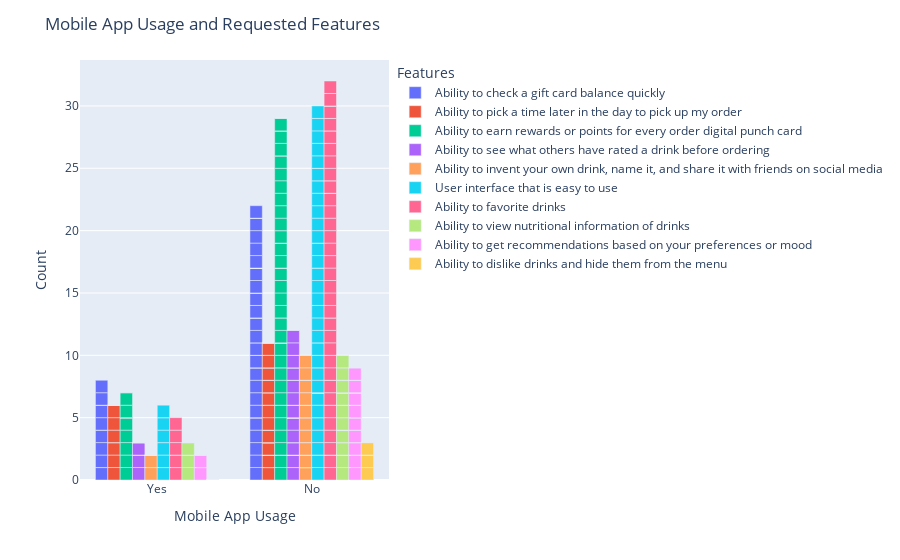
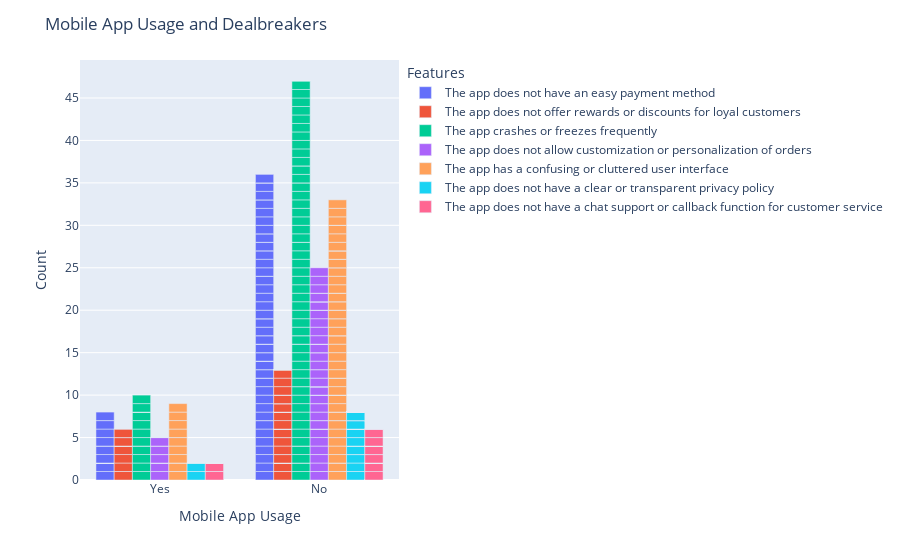

Here is the notebook cell these charts were saved with, in order:
### Code cell
# interactively plot the features grouped by mobile app usage
import plotly.express as px

fig = px.bar(featuremobile, x="is_mobile_user", y=featuremobile.columns[1:], barmode="group")
fig.update_layout(xaxis_title="Mobile App Usage", yaxis_title="Count")
fig.update_layout(title_text='Mobile App Usage and Requested Features')
fig.update_layout(legend_title_text='Features')
fig.show()


fig = px.bar(dealbreakerbymobile, x="is_mobile_user", y=dealbreakerbymobile.columns[1:], barmode="group")
fig.update_layout(xaxis_title="Mobile App Usage", yaxis_title="Count")
fig.update_layout(title_text='Mobile App Usage and Dealbreakers')
fig.update_layout(legend_title_text='Features')
fig.show()

# show the features as a percentage of the total for mobile app users

### Figure 1 — Plotly figure (JSON) as saved in the notebook; plotly's stock layout.template omitted (floating-point values rounded to 4 significant figures)
{"data": [{"alignmentgroup": "True", "hovertemplate": "variable=Ability to check a gift card balance quickly<br>is_mobile_user=%{x}<br>value=%{y}<extra></extra>", "legendgroup": "Ability to check a gift card balance quickly", "marker": {"color": "#636efa", "pattern": {"shape": ""}}, "name": "Ability to check a gift card balance quickly", "offsetgroup": "Ability to check a gift card balance quickly", "orientation": "v", "showlegend": true, "textposition": "auto", "type": "bar", "x": ["Yes", "Yes", "Yes", "No", "No", "No", "No", "No", "No", "No", "No", "No", "Yes", "No", "No", "Yes", "No", "No", "Yes", "No", "No", "No", "No", "Yes", "No", "No", "No", "No", "No", "Yes", "No", "Yes", "No", "No", "No", "Yes", "No", "No", "No", "No", "No", "Yes", "No", "No", "No", "No", "No", "No", "Yes", "No", "No", "No", "Yes", "No", "No", "No", "No", "No", "No", "Yes", "No", "No", "No", "No", "No", "No", "No", "No", "No", "No"], "xaxis": "x", "y": [1, 0, 0, 0, 1, 1, 1, 1, 1, 0, 0, 0, 0, 0, 0, 1, 1, 1, 1, 1, 1, 0, 0, 1, 0, 1, 0, 0, 0, 0, 1, 1, 0, 1, 1, 1, 0, 0, 0, 1, 0, 0, 1, 0, 0, 0, 1, 0, 0, 1, 0, 0, 1, 0, 0, 0, 0, 0, 0, 1, 1, 1, 1, 1, 0, 0, 0, 0, 0, 1], "yaxis": "y"}, {"alignmentgroup": "True", "hovertemplate": "variable=Ability to pick a time later in the day to pick up my order<br>is_mobile_user=%{x}<br>value=%{y}<extra></extra>", "legendgroup": "Ability to pick a time later in the day to pick up my order", "marker": {"color": "#EF553B", "pattern": {"shape": ""}}, "name": "Ability to pick a time later in the day to pick up my order", "offsetgroup": "Ability to pick a time later in the day to pick up my order", "orientation": "v", "showlegend": true, "textposition": "auto", "type": "bar", "x": ["Yes", "Yes", "Yes", "No", "No", "No", "No", "No", "No", "No", "No", "No", "Yes", "No", "No", "Yes", "No", "No", "Yes", "No", "No", "No", "No", "Yes", "No", "No", "No", "No", "No", "Yes", "No", "Yes", "No", "No", "No", "Yes", "No", "No", "No", "No", "No", "Yes", "No", "No", "No", "No", "No", "No", "Yes", "No", "No", "No", "Yes", "No", "No", "No", "No", "No", "No", "Yes", "No", "No", "No", "No", "No", "No", "No", "No", "No", "No"], "xaxis": "x", "y": [1, 0, 1, 0, 1, 0, 0, 0, 0, 0, 0, 0, 1, 0, 1, 0, 0, 0, 0, 0, 0, 0, 0, 0, 0, 0, 0, 1, 0, 1, 0, 1, 0, 0, 0, 1, 0, 0, 0, 0, 1, 0, 0, 0, 1, 1, 0, 1, 0, 0, 0, 1, 0, 0, 0, 0, 1, 0, 0, 0, 0, 1, 0, 1, 0, 0, 0, 0, 0, 0], "yaxis": "y"}, {"alignmentgroup": "True", "hovertemplate": "variable=Ability to earn rewards or points for every order digital punch card<br>is_mobile_user=%{x}<br>value=%{y}<extra></extra>", "legendgroup": "Ability to earn rewards or points for every order digital punch card", "marker": {"color": "#00cc96", "pattern": {"shape": ""}}, "name": "Ability to earn rewards or points for every order digital punch card", "offsetgroup": "Ability to earn rewards or points for every order digital punch card", "orientation": "v", "showlegend": true, "textposition": "auto", "type": "bar", "x": ["Yes", "Yes", "Yes", "No", "No", "No", "No", "No", "No", "No", "No", "No", "Yes", "No", "No", "Yes", "No", "No", "Yes", "No", "No", "No", "No", "Yes", "No", "No", "No", "No", "No", "Yes", "No", "Yes", "No", "No", "No", "Yes", "No", "No", "No", "No", "No", "Yes", "No", "No", "No", "No", "No", "No", "Yes", "No", "No", "No", "Yes", "No", "No", "No", "No", "No", "No", "Yes", "No", "No", "No", "No", "No", "No", "No", "No", "No", "No"], "xaxis": "x", "y": [1, 1, 1, 1, 0, 1, 0, 0, 0, 1, 1, 1, 1, 1, 0, 1, 1, 1, 0, 1, 0, 1, 1, 0, 0, 0, 0, 0, 0, 0, 0, 0, 1, 1, 0, 0, 1, 1, 1, 0, 0, 0, 0, 0, 1, 0, 0, 1, 1, 1, 0, 0, 1, 1, 0, 1, 1, 1, 1, 0, 1, 1, 0, 0, 1, 1, 0, 0, 1, 0], "yaxis": "y"}, {"alignmentgroup": "True", "hovertemplate": "variable=Ability to see what others have rated a drink before ordering<br>is_mobile_user=%{x}<br>value=%{y}<extra></extra>", "legendgroup": "Ability to see what others have rated a drink before ordering", "marker": {"color": "#ab63fa", "pattern": {"shape": ""}}, "name": "Ability to see what others have rated a drink before ordering", "offsetgroup": "Ability to see what others have rated a drink before ordering", "orientation": "v", "showlegend": true, "textposition": "auto", "type": "bar", "x": ["Yes", "Yes", "Yes", "No", "No", "No", "No", "No", "No", "No", "No", "No", "Yes", "No", "No", "Yes", "No", "No", "Yes", "No", "No", "No", "No", "Yes", "No", "No", "No", "No", "No", "Yes", "No", "Yes", "No", "No", "No", "Yes", "No", "No", "No", "No", "No", "Yes", "No", "No", "No", "No", "No", "No", "Yes", "No", "No", "No", "Yes", "No", "No", "No", "No", "No", "No", "Yes", "No", "No", "No", "No", "No", "No", "No", "No", "No", "No"], "xaxis": "x", "y": [0, 1, 1, 0, 0, 0, 1, 0, 0, 1, 0, 0, 0, 0, 0, 0, 0, 0, 1, 0, 0, 1, 0, 0, 0, 0, 0, 1, 1, 0, 0, 0, 0, 0, 0, 0, 0, 0, 0, 0, 0, 0, 0, 0, 0, 1, 0, 0, 0, 0, 1, 1, 0, 0, 0, 0, 0, 1, 0, 0, 0, 0, 1, 0, 0, 0, 0, 1, 1, 0], "yaxis": "y"}, {"alignmentgroup": "True", "hovertemplate": "variable=Ability to invent your own drink, name it, and share it with friends on social media<br>is_mobile_user=%{x}<br>value=%{y}<extra></extra>", "legendgroup": "Ability to invent your own drink, name it, and share it with friends on social media", "marker": {"color": "#FFA15A", "pattern": {"shape": ""}}, "name": "Ability to invent your own drink, name it, and share it with friends on social media", "offsetgroup": "Ability to invent your own drink, name it, and share it with friends on social media", "orientation": "v", "showlegend": true, "textposition": "auto", "type": "bar", "x": ["Yes", "Yes", "Yes", "No", "No", "No", "No", "No", "No", "No", "No", "No", "Yes", "No", "No", "Yes", "No", "No", "Yes", "No", "No", "No", "No", "Yes", "No", "No", "No", "No", "No", "Yes", "No", "Yes", "No", "No", "No", "Yes", "No", "No", "No", "No", "No", "Yes", "No", "No", "No", "No", "No", "No", "Yes", "No", "No", "No", "Yes", "No", "No", "No", "No", "No", "No", "Yes", "No", "No", "No", "No", "No", "No", "No", "No", "No", "No"], "xaxis": "x", "y": [0, 1, 0, 1, 0, 0, 0, 0, 0, 0, 0, 0, 0, 0, 1, 1, 0, 0, 0, 0, 1, 0, 0, 0, 1, 1, 0, 0, 0, 0, 1, 0, 0, 0, 0, 0, 0, 0, 1, 1, 0, 0, 0, 0, 0, 0, 0, 0, 0, 0, 0, 0, 0, 0, 0, 0, 0, 0, 0, 0, 0, 0, 0, 0, 0, 0, 1, 1, 0, 0], "yaxis": "y"}, {"alignmentgroup": "True", "hovertemplate": "variable=User interface that is easy to use<br>is_mobile_user=%{x}<br>value=%{y}<extra></extra>", "legendgroup": "User interface that is easy to use", "marker": {"color": "#19d3f3", "pattern": {"shape": ""}}, "name": "User interface that is easy to use", "offsetgroup": "User interface that is easy to use", "orientation": "v", "showlegend": true, "textposition": "auto", "type": "bar", "x": ["Yes", "Yes", "Yes", "No", "No", "No", "No", "No", "No", "No", "No", "No", "Yes", "No", "No", "Yes", "No", "No", "Yes", "No", "No", "No", "No", "Yes", "No", "No", "No", "No", "No", "Yes", "No", "Yes", "No", "No", "No", "Yes", "No", "No", "No", "No", "No", "Yes", "No", "No", "No", "No", "No", "No", "Yes", "No", "No", "No", "Yes", "No", "No", "No", "No", "No", "No", "Yes", "No", "No", "No", "No", "No", "No", "No", "No", "No", "No"], "xaxis": "x", "y": [0, 0, 0, 1, 1, 0, 1, 1, 1, 0, 1, 1, 1, 0, 0, 0, 0, 0, 0, 0, 0, 0, 1, 0, 1, 0, 1, 0, 0, 1, 0, 1, 1, 0, 1, 0, 1, 1, 0, 0, 0, 1, 0, 1, 1, 1, 0, 1, 1, 1, 0, 1, 0, 1, 1, 1, 1, 0, 1, 1, 0, 0, 0, 1, 1, 1, 1, 0, 0, 1], "yaxis": "y"}, {"alignmentgroup": "True", "hovertemplate": "variable=Ability to favorite drinks<br>is_mobile_user=%{x}<br>value=%{y}<extra></extra>", "legendgroup": "Ability to favorite drinks", "marker": {"color": "#FF6692", "pattern": {"shape": ""}}, "name": "Ability to favorite drinks", "offsetgroup": "Ability to favorite drinks", "orientation": "v", "showlegend": true, "textposition": "auto", "type": "bar", "x": ["Yes", "Yes", "Yes", "No", "No", "No", "No", "No", "No", "No", "No", "No", "Yes", "No", "No", "Yes", "No", "No", "Yes", "No", "No", "No", "No", "Yes", "No", "No", "No", "No", "No", "Yes", "No", "Yes", "No", "No", "No", "Yes", "No", "No", "No", "No", "No", "Yes", "No", "No", "No", "No", "No", "No", "Yes", "No", "No", "No", "Yes", "No", "No", "No", "No", "No", "No", "Yes", "No", "No", "No", "No", "No", "No", "No", "No", "No", "No"], "xaxis": "x", "y": [0, 0, 0, 0, 0, 1, 0, 1, 0, 0, 1, 1, 0, 1, 1, 0, 0, 1, 1, 1, 0, 1, 1, 0, 0, 1, 1, 1, 0, 0, 1, 0, 1, 1, 1, 1, 1, 0, 1, 1, 1, 0, 1, 1, 0, 0, 0, 0, 1, 0, 1, 0, 1, 1, 1, 1, 0, 1, 0, 1, 1, 0, 1, 0, 0, 1, 0, 0, 0, 1], "yaxis": "y"}, {"alignmentgroup": "True", "hovertemplate": "variable=Ability to view nutritional information of drinks<br>is_mobile_user=%{x}<br>value=%{y}<extra></extra>", "legendgroup": "Ability to view nutritional information of drinks", "marker": {"color": "#B6E880", "pattern": {"shape": ""}}, "name": "Ability to view nutritional information of drinks", "offsetgroup": "Ability to view nutritional information of drinks", "orientation": "v", "showlegend": true, "textposition": "auto", "type": "bar", "x": ["Yes", "Yes", "Yes", "No", "No", "No", "No", "No", "No", "No", "No", "No", "Yes", "No", "No", "Yes", "No", "No", "Yes", "No", "No", "No", "No", "Yes", "No", "No", "No", "No", "No", "Yes", "No", "Yes", "No", "No", "No", "Yes", "No", "No", "No", "No", "No", "Yes", "No", "No", "No", "No", "No", "No", "Yes", "No", "No", "No", "Yes", "No", "No", "No", "No", "No", "No", "Yes", "No", "No", "No", "No", "No", "No", "No", "No", "No", "No"], "xaxis": "x", "y": [0, 0, 0, 0, 0, 0, 0, 0, 1, 1, 0, 0, 0, 0, 0, 0, 0, 0, 0, 0, 0, 0, 0, 1, 1, 0, 0, 0, 1, 1, 0, 0, 0, 0, 0, 0, 0, 0, 0, 0, 1, 1, 0, 1, 0, 0, 1, 0, 0, 0, 0, 0, 0, 0, 0, 0, 0, 0, 1, 0, 0, 0, 0, 0, 1, 0, 1, 0, 0, 0], "yaxis": "y"}, {"alignmentgroup": "True", "hovertemplate": "variable=Ability to get recommendations based on your preferences or mood<br>is_mobile_user=%{x}<br>value=%{y}<extra></extra>", "legendgroup": "Ability to get recommendations based on your preferences or mood", "marker": {"color": "#FF97FF", "pattern": {"shape": ""}}, "name": "Ability to get recommendations based on your preferences or mood", "offsetgroup": "Ability to get recommendations based on your preferences or mood", "orientation": "v", "showlegend": true, "textposition": "auto", "type": "bar", "x": ["Yes", "Yes", "Yes", "No", "No", "No", "No", "No", "No", "No", "No", "No", "Yes", "No", "No", "Yes", "No", "No", "Yes", "No", "No", "No", "No", "Yes", "No", "No", "No", "No", "No", "Yes", "No", "Yes", "No", "No", "No", "Yes", "No", "No", "No", "No", "No", "Yes", "No", "No", "No", "No", "No", "No", "Yes", "No", "No", "No", "Yes", "No", "No", "No", "No", "No", "No", "Yes", "No", "No", "No", "No", "No", "No", "No", "No", "No", "No"], "xaxis": "x", "y": [0, 0, 0, 0, 0, 0, 0, 0, 0, 0, 0, 0, 0, 1, 0, 0, 1, 0, 0, 0, 1, 0, 0, 1, 0, 0, 1, 0, 1, 0, 0, 0, 0, 0, 0, 0, 0, 1, 0, 0, 0, 1, 0, 0, 0, 0, 1, 0, 0, 0, 0, 0, 0, 0, 1, 0, 0, 0, 0, 0, 0, 0, 0, 0, 0, 0, 0, 1, 0, 0], "yaxis": "y"}, {"alignmentgroup": "True", "hovertemplate": "variable=Ability to dislike drinks and hide them from the menu<br>is_mobile_user=%{x}<br>value=%{y}<extra></extra>", "legendgroup": "Ability to dislike drinks and hide them from the menu", "marker": {"color": "#FECB52", "pattern": {"shape": ""}}, "name": "Ability to dislike drinks and hide them from the menu", "offsetgroup": "Ability to dislike drinks and hide them from the menu", "orientation": "v", "showlegend": true, "textposition": "auto", "type": "bar", "x": ["Yes", "Yes", "Yes", "No", "No", "No", "No", "No", "No", "No", "No", "No", "Yes", "No", "No", "Yes", "No", "No", "Yes", "No", "No", "No", "No", "Yes", "No", "No", "No", "No", "No", "Yes", "No", "Yes", "No", "No", "No", "Yes", "No", "No", "No", "No", "No", "Yes", "No", "No", "No", "No", "No", "No", "Yes", "No", "No", "No", "Yes", "No", "No", "No", "No", "No", "No", "Yes", "No", "No", "No", "No", "No", "No", "No", "No", "No", "No"], "xaxis": "x", "y": [0, 0, 0, 0, 0, 0, 0, 0, 0, 0, 0, 0, 0, 0, 0, 0, 0, 0, 0, 0, 0, 0, 0, 0, 0, 0, 0, 0, 0, 0, 0, 0, 0, 0, 0, 0, 0, 0, 0, 0, 0, 0, 1, 0, 0, 0, 0, 0, 0, 0, 1, 0, 0, 0, 0, 0, 0, 0, 0, 0, 0, 0, 0, 0, 0, 0, 0, 0, 1, 0], "yaxis": "y"}], "layout": {"barmode": "group", "legend": {"title": {"text": "Features"}, "tracegroupgap": 0}, "margin": {"t": 60}, "title": {"text": "Mobile App Usage and Requested Features"}, "xaxis": {"anchor": "y", "domain": [0, 1], "title": {"text": "Mobile App Usage"}}, "yaxis": {"anchor": "x", "domain": [0, 1], "title": {"text": "Count"}}}}

### Figure 2 — Plotly figure (JSON) as saved in the notebook; plotly's stock layout.template omitted (floating-point values rounded to 4 significant figures)
{"data": [{"alignmentgroup": "True", "hovertemplate": "variable=The app does not have an easy payment method<br>is_mobile_user=%{x}<br>value=%{y}<extra></extra>", "legendgroup": "The app does not have an easy payment method", "marker": {"color": "#636efa", "pattern": {"shape": ""}}, "name": "The app does not have an easy payment method", "offsetgroup": "The app does not have an easy payment method", "orientation": "v", "showlegend": true, "textposition": "auto", "type": "bar", "x": ["Yes", "Yes", "Yes", "No", "No", "No", "No", "No", "No", "No", "No", "No", "Yes", "No", "No", "Yes", "No", "No", "Yes", "No", "No", "No", "No", "Yes", "No", "No", "No", "No", "No", "Yes", "No", "Yes", "No", "No", "No", "Yes", "No", "No", "No", "No", "No", "Yes", "No", "No", "No", "No", "No", "No", "Yes", "No", "No", "No", "Yes", "No", "No", "No", "No", "No", "No", "Yes", "No", "No", "No", "No", "No", "No", "No", "No", "No", "No"], "xaxis": "x", "y": [1, 1, 0, 1, 1, 1, 1, 1, 1, 1, 0, 0, 0, 1, 1, 0, 1, 1, 0, 1, 0, 1, 0, 1, 1, 0, 0, 0, 1, 1, 0, 0, 1, 0, 0, 1, 1, 0, 1, 1, 0, 1, 0, 1, 1, 1, 1, 1, 1, 0, 1, 1, 0, 1, 0, 1, 0, 1, 0, 1, 1, 1, 1, 1, 0, 1, 1, 0, 0, 1], "yaxis": "y"}, {"alignmentgroup": "True", "hovertemplate": "variable=The app does not offer rewards or discounts for loyal customers<br>is_mobile_user=%{x}<br>value=%{y}<extra></extra>", "legendgroup": "The app does not offer rewards or discounts for loyal customers", "marker": {"color": "#EF553B", "pattern": {"shape": ""}}, "name": "The app does not offer rewards or discounts for loyal customers", "offsetgroup": "The app does not offer rewards or discounts for loyal customers", "orientation": "v", "showlegend": true, "textposition": "auto", "type": "bar", "x": ["Yes", "Yes", "Yes", "No", "No", "No", "No", "No", "No", "No", "No", "No", "Yes", "No", "No", "Yes", "No", "No", "Yes", "No", "No", "No", "No", "Yes", "No", "No", "No", "No", "No", "Yes", "No", "Yes", "No", "No", "No", "Yes", "No", "No", "No", "No", "No", "Yes", "No", "No", "No", "No", "No", "No", "Yes", "No", "No", "No", "Yes", "No", "No", "No", "No", "No", "No", "Yes", "No", "No", "No", "No", "No", "No", "No", "No", "No", "No"], "xaxis": "x", "y": [1, 0, 0, 0, 0, 1, 0, 0, 0, 0, 0, 1, 1, 0, 0, 1, 0, 0, 1, 1, 0, 0, 0, 0, 0, 1, 1, 0, 0, 0, 1, 0, 0, 0, 0, 1, 0, 1, 1, 0, 0, 0, 0, 0, 0, 0, 0, 1, 0, 0, 0, 0, 1, 0, 1, 0, 0, 1, 1, 0, 1, 0, 0, 0, 0, 0, 0, 0, 0, 0], "yaxis": "y"}, {"alignmentgroup": "True", "hovertemplate": "variable=The app crashes or freezes frequently<br>is_mobile_user=%{x}<br>value=%{y}<extra></extra>", "legendgroup": "The app crashes or freezes frequently", "marker": {"color": "#00cc96", "pattern": {"shape": ""}}, "name": "The app crashes or freezes frequently", "offsetgroup": "The app crashes or freezes frequently", "orientation": "v", "showlegend": true, "textposition": "auto", "type": "bar", "x": ["Yes", "Yes", "Yes", "No", "No", "No", "No", "No", "No", "No", "No", "No", "Yes", "No", "No", "Yes", "No", "No", "Yes", "No", "No", "No", "No", "Yes", "No", "No", "No", "No", "No", "Yes", "No", "Yes", "No", "No", "No", "Yes", "No", "No", "No", "No", "No", "Yes", "No", "No", "No", "No", "No", "No", "Yes", "No", "No", "No", "Yes", "No", "No", "No", "No", "No", "No", "Yes", "No", "No", "No", "No", "No", "No", "No", "No", "No", "No"], "xaxis": "x", "y": [1, 1, 1, 1, 1, 0, 1, 1, 0, 1, 1, 1, 1, 1, 1, 0, 1, 1, 1, 0, 1, 1, 1, 1, 1, 1, 0, 1, 0, 1, 1, 1, 1, 1, 1, 0, 1, 1, 1, 1, 1, 0, 1, 1, 0, 1, 1, 1, 0, 1, 1, 1, 1, 1, 0, 1, 1, 0, 1, 1, 1, 1, 1, 1, 1, 1, 1, 1, 1, 0], "yaxis": "y"}, {"alignmentgroup": "True", "hovertemplate": "variable=The app does not allow customization or personalization of orders<br>is_mobile_user=%{x}<br>value=%{y}<extra></extra>", "legendgroup": "The app does not allow customization or personalization of orders", "marker": {"color": "#ab63fa", "pattern": {"shape": ""}}, "name": "The app does not allow customization or personalization of orders", "offsetgroup": "The app does not allow customization or personalization of orders", "orientation": "v", "showlegend": true, "textposition": "auto", "type": "bar", "x": ["Yes", "Yes", "Yes", "No", "No", "No", "No", "No", "No", "No", "No", "No", "Yes", "No", "No", "Yes", "No", "No", "Yes", "No", "No", "No", "No", "Yes", "No", "No", "No", "No", "No", "Yes", "No", "Yes", "No", "No", "No", "Yes", "No", "No", "No", "No", "No", "Yes", "No", "No", "No", "No", "No", "No", "Yes", "No", "No", "No", "Yes", "No", "No", "No", "No", "No", "No", "Yes", "No", "No", "No", "No", "No", "No", "No", "No", "No", "No"], "xaxis": "x", "y": [0, 1, 1, 0, 0, 1, 0, 1, 1, 0, 1, 1, 0, 1, 0, 0, 0, 1, 1, 0, 0, 1, 1, 0, 0, 1, 0, 0, 1, 0, 0, 0, 0, 0, 0, 1, 0, 0, 0, 0, 1, 0, 1, 0, 1, 1, 0, 0, 1, 1, 0, 0, 0, 0, 1, 1, 1, 1, 0, 0, 0, 1, 0, 0, 0, 1, 0, 1, 1, 1], "yaxis": "y"}, {"alignmentgroup": "True", "hovertemplate": "variable=The app has a confusing or cluttered user interface<br>is_mobile_user=%{x}<br>value=%{y}<extra></extra>", "legendgroup": "The app has a confusing or cluttered user interface", "marker": {"color": "#FFA15A", "pattern": {"shape": ""}}, "name": "The app has a confusing or cluttered user interface", "offsetgroup": "The app has a confusing or cluttered user interface", "orientation": "v", "showlegend": true, "textposition": "auto", "type": "bar", "x": ["Yes", "Yes", "Yes", "No", "No", "No", "No", "No", "No", "No", "No", "No", "Yes", "No", "No", "Yes", "No", "No", "Yes", "No", "No", "No", "No", "Yes", "No", "No", "No", "No", "No", "Yes", "No", "Yes", "No", "No", "No", "Yes", "No", "No", "No", "No", "No", "Yes", "No", "No", "No", "No", "No", "No", "Yes", "No", "No", "No", "Yes", "No", "No", "No", "No", "No", "No", "Yes", "No", "No", "No", "No", "No", "No", "No", "No", "No", "No"], "xaxis": "x", "y": [0, 0, 1, 0, 1, 0, 1, 0, 1, 1, 1, 0, 0, 0, 1, 1, 1, 0, 0, 0, 1, 0, 1, 1, 1, 0, 0, 1, 1, 1, 0, 1, 1, 1, 1, 0, 1, 1, 0, 0, 1, 1, 1, 0, 1, 0, 1, 0, 1, 1, 0, 1, 1, 1, 1, 0, 1, 0, 1, 1, 0, 0, 1, 1, 1, 0, 0, 1, 1, 1], "yaxis": "y"}, {"alignmentgroup": "True", "hovertemplate": "variable=The app does not have a clear or transparent privacy policy<br>is_mobile_user=%{x}<br>value=%{y}<extra></extra>", "legendgroup": "The app does not have a clear or transparent privacy policy", "marker": {"color": "#19d3f3", "pattern": {"shape": ""}}, "name": "The app does not have a clear or transparent privacy policy", "offsetgroup": "The app does not have a clear or transparent privacy policy", "orientation": "v", "showlegend": true, "textposition": "auto", "type": "bar", "x": ["Yes", "Yes", "Yes", "No", "No", "No", "No", "No", "No", "No", "No", "No", "Yes", "No", "No", "Yes", "No", "No", "Yes", "No", "No", "No", "No", "Yes", "No", "No", "No", "No", "No", "Yes", "No", "Yes", "No", "No", "No", "Yes", "No", "No", "No", "No", "No", "Yes", "No", "No", "No", "No", "No", "No", "Yes", "No", "No", "No", "Yes", "No", "No", "No", "No", "No", "No", "Yes", "No", "No", "No", "No", "No", "No", "No", "No", "No", "No"], "xaxis": "x", "y": [0, 0, 0, 1, 0, 0, 0, 0, 0, 0, 0, 0, 0, 0, 0, 1, 0, 0, 0, 1, 1, 0, 0, 0, 0, 0, 1, 0, 0, 0, 1, 0, 0, 1, 0, 0, 0, 0, 0, 0, 0, 1, 0, 1, 0, 0, 0, 0, 0, 0, 1, 0, 0, 0, 0, 0, 0, 0, 0, 0, 0, 0, 0, 0, 0, 0, 0, 0, 0, 0], "yaxis": "y"}, {"alignmentgroup": "True", "hovertemplate": "variable=The app does not have a chat support or callback function for customer service<br>is_mobile_user=%{x}<br>value=%{y}<extra></extra>", "legendgroup": "The app does not have a chat support or callback function for customer service", "marker": {"color": "#FF6692", "pattern": {"shape": ""}}, "name": "The app does not have a chat support or callback function for customer service", "offsetgroup": "The app does not have a chat support or callback function for customer service", "orientation": "v", "showlegend": true, "textposition": "auto", "type": "bar", "x": ["Yes", "Yes", "Yes", "No", "No", "No", "No", "No", "No", "No", "No", "No", "Yes", "No", "No", "Yes", "No", "No", "Yes", "No", "No", "No", "No", "Yes", "No", "No", "No", "No", "No", "Yes", "No", "Yes", "No", "No", "No", "Yes", "No", "No", "No", "No", "No", "Yes", "No", "No", "No", "No", "No", "No", "Yes", "No", "No", "No", "Yes", "No", "No", "No", "No", "No", "No", "Yes", "No", "No", "No", "No", "No", "No", "No", "No", "No", "No"], "xaxis": "x", "y": [0, 0, 0, 0, 0, 0, 0, 0, 0, 0, 0, 0, 1, 0, 0, 0, 0, 0, 0, 0, 0, 0, 0, 0, 0, 0, 1, 1, 0, 0, 0, 1, 0, 0, 1, 0, 0, 0, 0, 1, 0, 0, 0, 0, 0, 0, 0, 0, 0, 0, 0, 0, 0, 0, 0, 0, 0, 0, 0, 0, 0, 0, 0, 0, 1, 0, 1, 0, 0, 0], "yaxis": "y"}], "layout": {"barmode": "group", "legend": {"title": {"text": "Features"}, "tracegroupgap": 0}, "margin": {"t": 60}, "title": {"text": "Mobile App Usage and Dealbreakers"}, "xaxis": {"anchor": "y", "domain": [0, 1], "title": {"text": "Mobile App Usage"}}, "yaxis": {"anchor": "x", "domain": [0, 1], "title": {"text": "Count"}}}}
